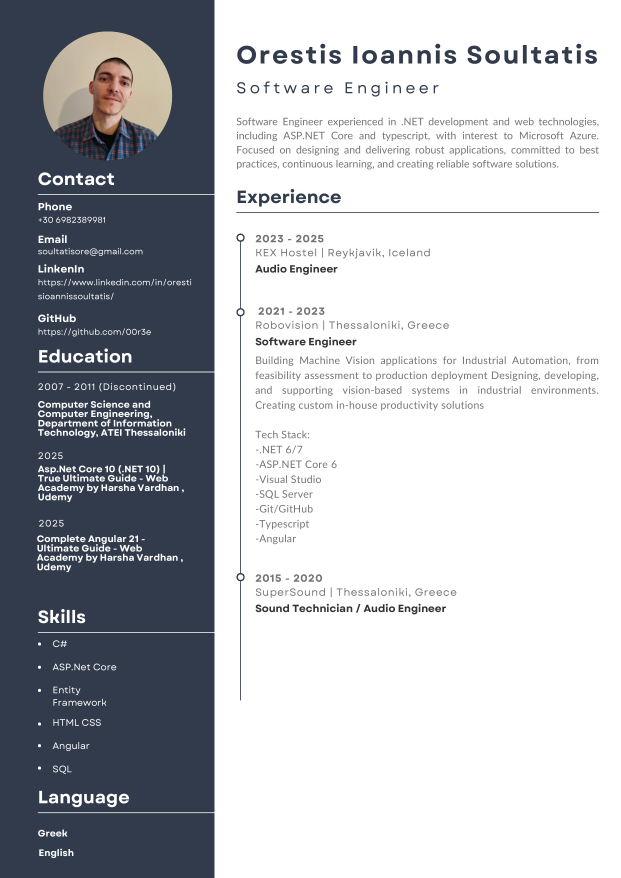
#> input picture tmp/pdfs/cv-photo/source-page-1.png, 2482 x 3510 px (shown at 1/4 size)
$ python build_improved_cv.py
#> lines starting #> are read from the running program, lines starting #| are printed output that depends on the picture
from pathlib import Path

from PIL import Image, ImageDraw
from reportlab.lib import colors
from reportlab.lib.pagesizes import A4
from reportlab.lib.styles import ParagraphStyle
from reportlab.lib.units import mm
from reportlab.pdfbase.pdfmetrics import stringWidth
from reportlab.platypus import Paragraph
from reportlab.pdfgen import canvas

ROOT = Path(__file__).resolve().parents[1]
OUT_DIR = ROOT / "output" / "pdf"
TMP_DIR = ROOT / "tmp" / "pdfs" / "cv-photo"
SOURCE_PAGE = TMP_DIR / "source-page-1.png"
PHOTO = TMP_DIR / "orestis-photo.png"
OUTPUT = OUT_DIR / "Orestis_Ioannis_Soultatis_CV_Improved.pdf"


def crop_photo() -> None:
    img = Image.open(SOURCE_PAGE).convert("RGBA")
    w, h = img.size
#> w = 2482; h = 3510
    crop = img.crop((int(w * 0.072), int(h * 0.038), int(w * 0.292), int(h * 0.195)))
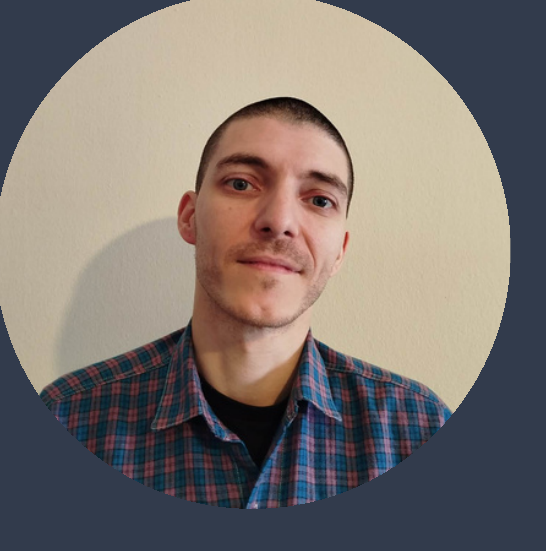
#> crop: PIL image 546x551 RGBA; mean R, G, B, A 124.8, 116.8, 112.2, 255
    size = min(crop.size)
#> size = 546
    left = (crop.width - size) // 2
#> left = 0
    top = (crop.height - size) // 2
#> top = 2
    crop = crop.crop((left, top, left + size, top + size)).resize((680, 680), Image.LANCZOS)
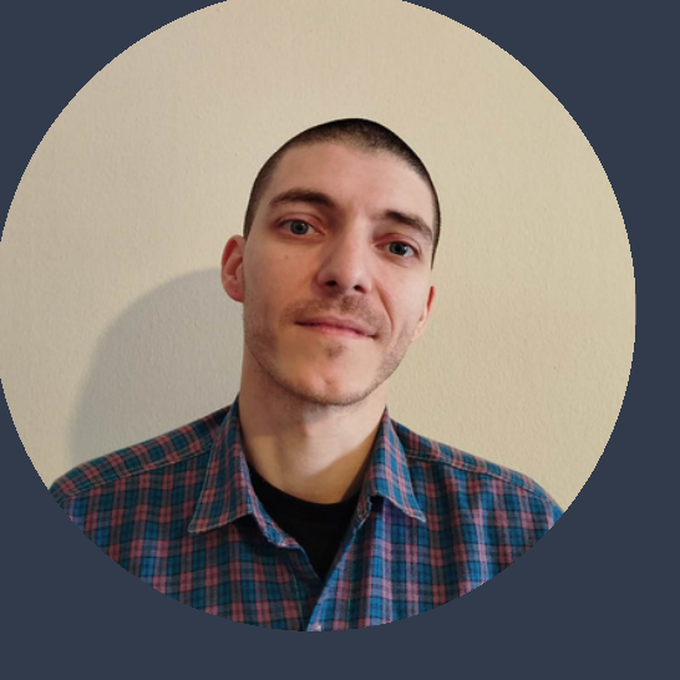
#> crop: PIL image 680x680 RGBA; mean R, G, B, A 125.3, 117.2, 112.4, 255

    mask = Image.new("L", crop.size, 0)
#> mask: PIL image 680x680 L; every value is 0
    draw = ImageDraw.Draw(mask)
    draw.ellipse((0, 0, crop.size[0] - 1, crop.size[1] - 1), fill=255)
    out = Image.new("RGBA", crop.size, (255, 255, 255, 0))
    out.paste(crop, (0, 0), mask)
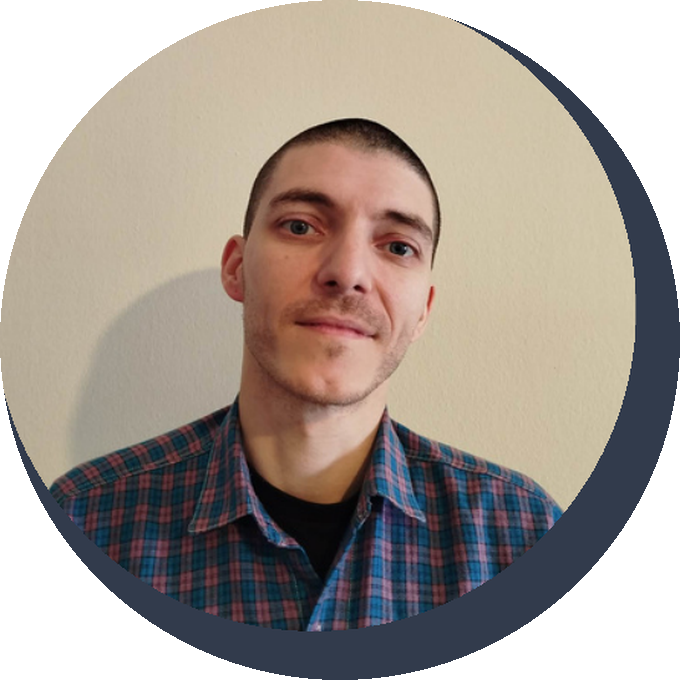
#> out: PIL image 680x680 RGBA; mean R, G, B, A 166.9, 157.2, 149.4, 200.2; transparent parts drawn white
    PHOTO.parent.mkdir(parents=True, exist_ok=True)
    out.save(PHOTO)


# [76 lines left out: functions draw_paragraph, fit_line, sidebar_section, section_title, project_block, experience_block, not called in this run]


def build_pdf() -> None:
    OUT_DIR.mkdir(parents=True, exist_ok=True)
    c = canvas.Canvas(str(OUTPUT), pagesize=A4)
    width, height = A4

    navy = colors.HexColor("#30394A")
    ink = colors.HexColor("#303847")
    body = colors.HexColor("#555B64")
    muted = colors.HexColor("#737780")
    white = colors.white
    rule = colors.HexColor("#CDD4DD")

    sidebar_w = 57 * mm
    sidebar_x = 10.5 * mm
    sidebar_text_w = sidebar_w - 19 * mm
    main_x = sidebar_w + 14 * mm
    main_w = width - main_x - 15 * mm

    c.setFillColor(navy)
    c.rect(0, 0, sidebar_w, height, fill=1, stroke=0)

    photo_size = 34 * mm
    c.drawImage(str(PHOTO), (sidebar_w - photo_size) / 2, height - 48 * mm, photo_size, photo_size, mask="auto")

    y = height - 60 * mm
    for title, lines in [
        ("Contact", ["+30 6982389981", "soultatisore@gmail.com", "linkedin.com/in/", "orestisioannissoultatis", "github.com/00r3e"]),
        ("Skills", ["C#", "ASP.NET Core", "Entity Framework", "SQL Server", "Angular", "TypeScript", "HTML / CSS", "REST APIs", "Git / GitHub", "Visual Studio", "Visual Studio Code"]),
        ("Education", ["Computer Science and", "Computer Engineering", "ATEI Thessaloniki", "2007 - 2011", "Discontinued"]),
        ("Languages", ["Greek", "English"]),
    ]:
        y = sidebar_section(c, title, lines, sidebar_x, y, sidebar_text_w, white, rule)

    c.setFillColor(ink)
    c.setFont("Helvetica-Bold", 21.5)
    c.drawString(main_x, height - 26 * mm, "Orestis Ioannis Soultatis")
    c.setFont("Helvetica", 12.6)
    c.drawString(main_x, height - 36 * mm, "Software Engineer")

    summary_style = ParagraphStyle("summary", fontName="Helvetica", fontSize=8.9, leading=13.3, textColor=body)
    y = height - 43 * mm
    summary = (
        "Software Engineer focused on .NET applications for industrial automation, machine vision, "
        "quality-control systems, and production reporting. Experienced with C#, ASP.NET Core, WPF, "
        "Windows Forms, SQL Server, Angular, TypeScript, REST APIs, SQL databases, and PLC-connected workflows."
    )
    y = draw_paragraph(c, summary, main_x, y, main_w, summary_style) - 18

    y -= 8
    y = section_title(c, 'Freelance Software Developer', main_x, y, main_w, ink)
    c.setFillColor(muted)
    c.setFont("Helvetica", 8.7)
    c.drawString(main_x, y + 5, "Selected industrial software projects | 2023 - Present")
    y -= 16

    y = project_block(
        c,
        "Industrial Barcode Inspection & Reporting System",
        "C# WPF | Cognex SDK | ASP.NET Core Web API | Angular | SQL Server",
        "Built a panel-PC application connected to a Cognex camera to read barcodes, track pass/fail inspections, store failed images, and expose production data through an API and Angular dashboard.",
        main_x,
        y,
        main_w,
        ink,
        muted,
        body,
    )

    y = project_block(
        c,
        "Medical Product Tensile Test & Reporting System",
        "C# Windows Forms | Siemens PLC | SQL Server | Printable QC reports",
        "Integrated a Windows Forms application with a Siemens PLC, compared measurements against SQL reference tables, and generated printable QC forms.",
        main_x,
        y,
        main_w,
        ink,
        muted,
        body,
    )

    y = project_block(
        c,
        "Vision-Based Pattern Inspection System",
        "C#/.NET | Machine vision | Pattern learning | SQL Server reporting",
        "Created a production-line inspection application for yogurt cups, using live reference images for pattern learning and pass/fail reporting by time period.",
        main_x,
        y,
        main_w,
        ink,
        muted,
        body,
    )

    y -= 9
    y = section_title(c, 'Professional Experience', main_x, y, main_w, ink)
    y = experience_block(
        c,
        "Software Engineer",
        "Robovision | Thessaloniki, Greece | 2021 - 2023",
        "Building Machine Vision applications for Industrial Automation, from feasibility assessment to production deployment. Designing, developing, and supporting vision-based systems in industrial environments. Creating custom in-house productivity solutions.",
        main_x,
        y,
        main_w,
        ink,
        muted,
        body,
        gap=12,
    )

    y = experience_block(
        c,
        "Audio Engineer / Sound Technician",
        "KEX Hostel, Reykjavik | 2023 - 2025   -   SuperSound, Thessaloniki | 2015 - 2020",
        "Managed technical setup, troubleshooting, and live/studio audio operations.",
        main_x,
        y,
        main_w,
        ink,
        muted,
        body,
        gap=12,
    )

    y -= 8
    y = section_title(c, 'Professional Development', main_x, y, main_w, ink)
    dev_style = ParagraphStyle("dev", fontName="Helvetica", fontSize=8.35, leading=12.2, textColor=body)
    draw_paragraph(
        c,
        "ASP.NET Core 10 (.NET 10) | True Ultimate Guide - Web Academy by Harsha Vardhan, Udemy | 2025<br/>"
        "Complete Angular 21 - Ultimate Guide - Web Academy by Harsha Vardhan, Udemy | 2025",
        main_x,
        y,
        main_w,
        dev_style,
    )

    c.showPage()
    c.save()


if __name__ == "__main__":
    crop_photo()
    build_pdf()
#> (the call stopped at in build_pdf, `c = canvas.Canvas(str(OUTPUT), pagesize=A4)`: reportlab is not available in this run)
    print(OUTPUT)
